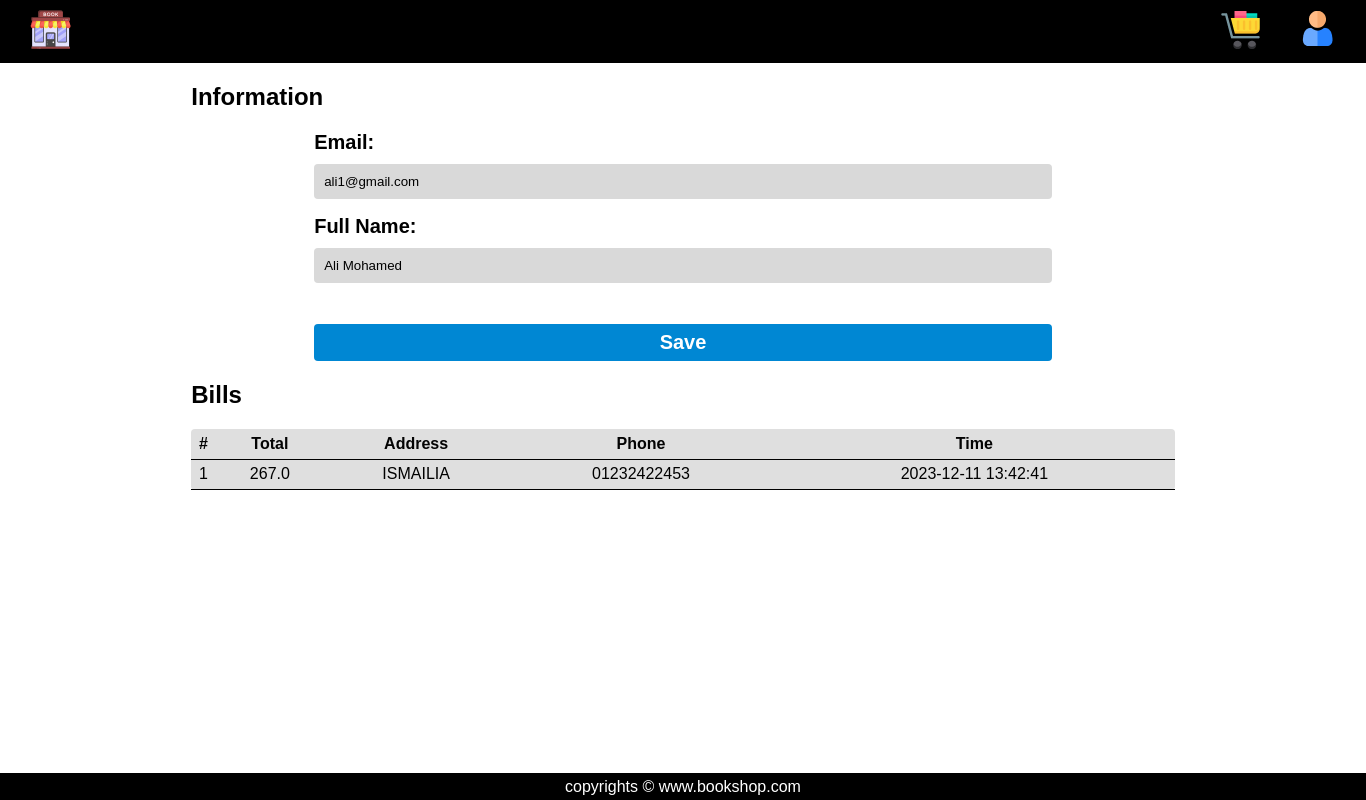
The app's page /profile (signed in), older data.
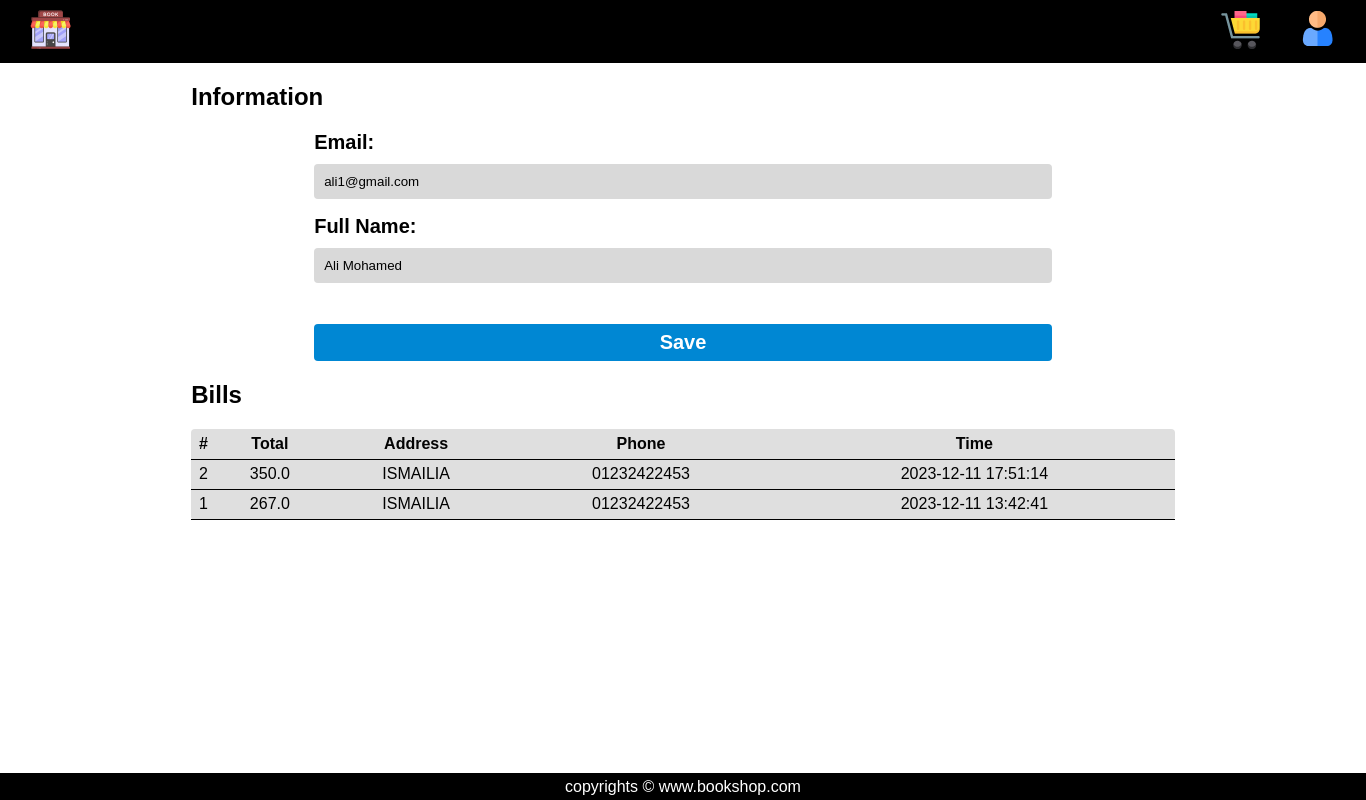
The same page, newer data.
### tables this page shows
CREATE TABLE User(
	user_id INTEGER PRIMARY KEY AUTOINCREMENT,
  	full_name TEXT NOT NULL,
  	email TEXT NOT NULL UNIQUE,
  	password TEXT NOT NULL,
  	admin_state_id INTEGER,
  	FOREIGN KEY (admin_state_id) REFERENCES User_State(state_id)
);

CREATE TABLE Bill(
	bill_id INTEGER PRIMARY KEY AUTOINCREMENT,
  	user_id INTEGER,
  	total REAL,
    address TEXT NOT NULL,
  	phone TEXT NOT NULL,
  	date_time TEXT,
  	FOREIGN KEY (user_id) REFERENCES User(user_id)
);

### app.py (the view)
@app.route("/profile", methods=["GET", "POST"])
@login_required
def profile():
    if request.method == "POST":
        if validEmail(request.form.get("email")):
            pass
        else:
            pass
        if validName(request.form.get("fullname")):
            pass
        else:
            pass
        con = sqlite3.connect("Books.db")
        db = con.cursor()
        db.execute(
            "UPDATE User SET email = ?, full_name = ? WHERE user_id = ?;",
            (
                request.form.get("email"),
                request.form.get("fullname"),
                session["user_id"],
            ),
        )
        con.commit()
        db.close()
        con.close()
        return redirect(url_for('profile'))
    else:
        con = sqlite3.connect("Books.db")
        db = con.cursor()
        db.execute("SELECT * FROM User WHERE user_id = ?;", (session["user_id"],))
        columns = [column[0] for column in db.description]
        users = [dict(zip(columns, row)) for row in db.fetchall()]
        personInfo = users[0]
        db.execute(
            "SELECT * FROM Bill WHERE user_id = ? ORDER BY date_time DESC;",
            (
                session["user_id"],
            ),
        )
        columns = [column[0] for column in db.description]
        bills = [dict(zip(columns, row)) for row in db.fetchall()]
        con.commit()
        db.close()
        con.close()
        return render_template(
            "profile.html",
            page_name="profile",
            err_mes=createErrorMessage(),
            items=personInfo,
            bills=bills,
        )

### app.py (called while the page is built)
def login_required(f):
    @wraps(f)
    def decorated_function(*args, **kwargs):
        if session.get("user_id") is None:
            return redirect("/signin")
        return f(*args, **kwargs)
    return decorated_function

@app.after_request
def after_request(response):
    response.headers["Cache-Control"] = "no-cache, no-store, must-revalidate"
    response.headers["Expires"] = 0
    response.headers["Pragma"] = "no-cache"
    return response

def createErrorMessage(err_state=False, err_type=None, err_mesg_txt=None):
    error_message = {
        "error_state": err_state,
        "error_type": err_type,
        "error_message_text": err_mesg_txt,
    }
    return error_message

### templates/profile.html (shortened to what this page needs)
<!DOCTYPE html>
<html lang="en">
<head>
    <link rel="stylesheet" href="../static/profile.css" />
    <link rel="stylesheet" href="static/error.css" />
    <link rel="stylesheet" href="https://cdnjs.cloudflare.com/ajax/libs/font-awesome/4.7.0/css/font-awesome.min.css" />
</head>
<body>
    <header>
        <nav>
            <div class="left-navbar">
                <ul>
                    <li>
                        <a href="{{url_for('home')}}"><img src="../static/images/book_shop.png" alt="Book" /></a>
                    </li>
                </ul>
            </div>
            <div class="right-navbar">
                <ul>
                    <li>
                        <a href="{{url_for('profile')}}"><img src="../static/images/user_1.png" alt="Profile" /></a>
                    </li>
                    <li>
                        <a href="{{url_for('cart')}}">
                            <img src="../static/images/shopping_cart_1.png" alt="Store" />
                        </a>
                    </li>
                </ul>
            </div>
        </nav>
    </header>
    <div class="information">
        <h2 class="title">Information</h2>
        <form action="{{ url_for('profile') }}" method="post">
            <label for="Email">Email:</label>
            <input type="email" id="Email" name="email" value="{{ items['email']}}"/>
            <label for="fname">Full Name:</label>
            <input type="text" id="fname" name="fullname" value="{{ items['full_name'] }}"/>
            <button type="submit">Save</button>
        </form>
    </div>
    <div class="bills">
        <h2 class="title">Bills</h2>
        <table class="table">
            <tr class="table-head">
                <th>#</th>
                <th>Total</th>
                <th>Address</th>
                <th>Phone</th>
                <th>Time</th>
            </tr>
            {% for bill in bills %}
            <tr class="table-data">
                <td>{{ bill['bill_id'] }}</td>
                <td>{{ bill['total'] }}</td>
                <td>{{ bill['address'] }}</td>
                <td>{{ bill['phone'] }}</td>
                <td>{{ bill['date_time'] }}</td>
            </tr>
            {% endfor %}
        </table>
    </div>
    <div class="footer">
        <footer>
            <p>copyrights &copy; www.bookshop.com</p>
        </footer>
    </div>
</body>
</html>

### static/profile.css (style rules this page uses)
:root { --main-color: #c4c4c4; }
* { font-family: sans-serif; margin: 0px; padding: 0px; box-sizing: border-box; }
nav { padding: 10px; display: flex; justify-content: space-between; align-items: center; background-color: #000000; color: rgb(255, 255, 255); }
.left-navbar ul { display: flex; flex-direction: row; margin-left: 20px; list-style: none; }
.right-navbar ul { display: flex; flex-direction: row-reverse; list-style: none; }
.right-navbar ul li { margin: 0px 20px; }
footer { position: absolute; bottom: 0px; height: 27px; width: 100%; color: white; background-color: black; display: flex; justify-content: center; align-items: center; }
.information { margin-top: 20px; width: 90%; position: relative; left: 5%; height: auto; }
.information .title { position: relative; left: 10%; margin-bottom: 20px; }
label { font-size: 20px; font-weight: bold; margin-bottom: 10px; display: block; position: relative; left: 20%; }
input { position: relative; display: block; left: 20%; width: 60%; padding: 10px; margin-bottom: 16px; border: 1px solid #000000; border-radius: 4px; background-color: rgb(217, 217, 217); box-sizing: border-box; border: none; }
button { background-color: rgb(0, 135, 211); color: #fff; border: none; border-radius: 4px; cursor: pointer; width: 100%; padding: 7px; margin-top: 25px; text-align: center; font-size: 20px; font-weight: bold; transition: .5s; }
button { position: relative; left: 20%; width: 60%; }
.bills { margin-top: 20px; width: 90%; position: relative; left: 5%; height: auto; }
.bills .title { position: relative; left: 10%; margin-bottom: 20px; }
.bills .table { position: relative; left: 10%; width: 80%; border-collapse: collapse; background-color: #dfdfdf; border-radius: 4px; margin-bottom: 20px; }
.table-head { padding: 20px; height: 30px; text-align: center; border-bottom : 1px solid #000000; color: #030303; }
.bills .table-data { padding: 20px; height: 30px; text-align: center; border-bottom : 1px solid #000000; }

Row changes from the older to the newer data that the page shows:
added Bill: bill_id "2", total "350.0", address "ISMAILIA", phone "01232422453", date_time "2023-12-11 17:51:14"
